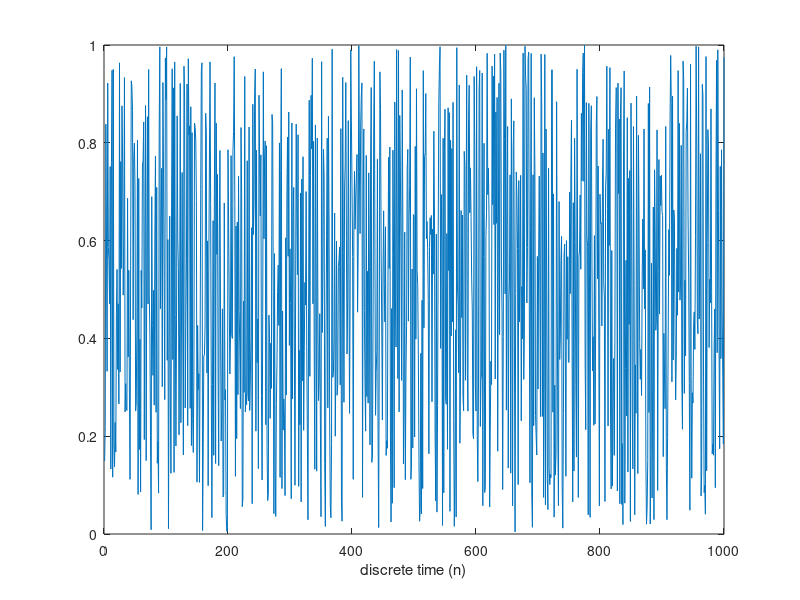
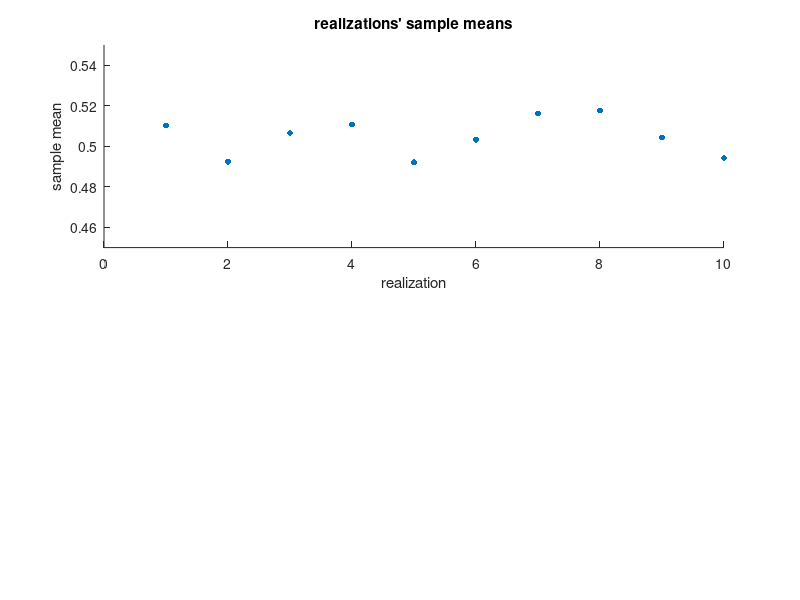

Recreate these plots in MATLAB, in order. (Note: this script raises an error after producing the figures.)
%% Creation of signal
clc; clear all;
n_samples = 1000;
which_exercise = 1; %choose 1 for uniform distribution and 2 for gaussian distribution
x_axis = 1:n_samples;

if (which_exercise == 1)
    X = rand(n_samples, 1);  %Uniformly distributed between 0 and 1
elseif (which_exercise == 2)
    X = randn(n_samples, 1);  %Gaussian distribution with 0 mean and unit standard deviation
end

figure()
plot(x_axis, X)
xlabel("discrete time (n)");

%% Part 1
sample_mean = mean(X);

%% Part 2
sample_standard_deviation = std(X);

%% Part 3
realizations = 1:10;
x_realizations = zeros(1000, 10);
sample_mean_realizations = zeros(1, 10);
std_realizations = zeros(1, 10);
bias_realizations = zeros(1, 10);

for realization = realizations
    if (which_exercise == 1)
        x_realizations(:, realization) = rand(1, 1000);
    elseif (which_exercise == 2)
        x_realizations(:, realization) = randn(n_samples, 1);
    end
    
    sample_mean_realizations(1, realization) = mean(x_realizations(:, realization));
    std_realizations(1, realization) = std(x_realizations(:, realization));
    bias_realizations(1, realization) = 0.5 - sample_mean_realizations(1, realization);
end


figure()
if (which_exercise == 1)
    subplot(2,1,1)
    scatter(realizations, sample_mean_realizations, 18,'ro', 'filled')
    title("realizations' sample means")
    ylabel("sample mean")
    xlabel("realization")
    ylim([0.45 0.55])
    hline = refline([0, 0.5]);

    subplot(2,1,2)
    scatter(realizations, std_realizations, 18, 'ro', 'filled')
    title("realizations' sample standard deviation")
    ylabel("sample standard deviation")
    xlabel("realization")
    ylim([0.25 0.35])
    hline = refline([0, 1/sqrt(12)]);
elseif (which_exercise == 2)
    subplot(2,1,1)
    scatter(realizations, sample_mean_realizations, 18,'ro', 'filled')
    title("realizations' sample means")
    ylabel("sample mean")
    xlabel("realization")
    ylim([-0.1 0.1])
    hline = refline([0, 0]);

    subplot(2,1,2)
    scatter(realizations, std_realizations, 18, 'ro', 'filled')
    title("realizations' sample standard deviation")
    ylabel("sample standard deviation")
    xlabel("realization")
    ylim([0.9 1.1])
    hline = refline([0, 1]);
end

%% Part 4
n_bins = 20;%n_samples;
figure()
hold on
[counts, centers] = hist(X, n_bins);
bar(centers, counts/n_samples)

if (which_exercise == 1)
    hline = refline([0, 1/n_bins]);
    hline.Color ='r';
elseif (which_exercise == 2)
    plot(-5:0.1:5, normpdf(-5:0.1:5, 0, 1)/n_bins);
end





